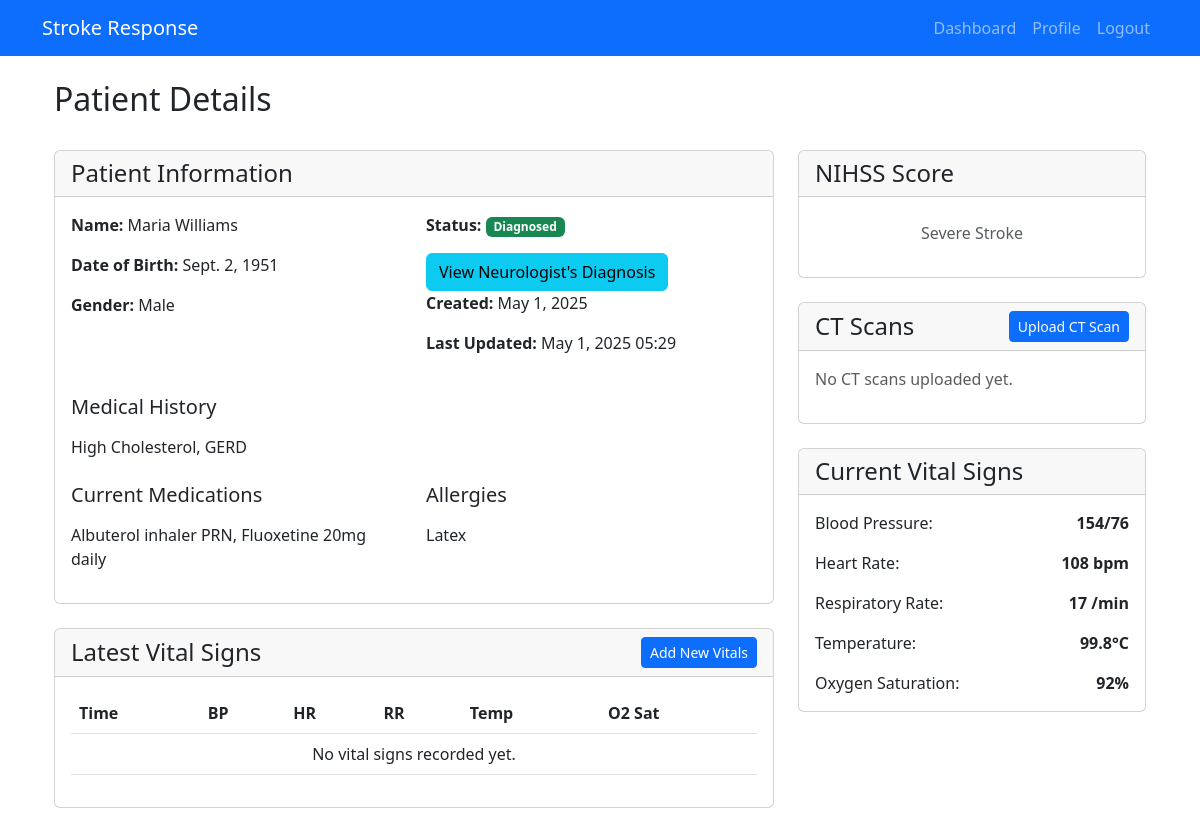
Screenshot of /technician/patients/7/ (signed in) with the database file from the repository.
### technician/models.py (models this page shows, shortened)
class Patient(models.Model):
    STATUS_CHOICES = [
        ('NEW', 'New'),
        ('SUBMITTED', 'Submitted for Review'),
        ('REVIEWED', 'Under Review'),
        ('DIAGNOSED', 'Diagnosed'),
        ('DISCHARGED', 'Discharged'),
    ]
    GENDER_CHOICES = [
        ('M', 'Male'),
        ('F', 'Female'),
        ('O', 'Other'),
    ]
    first_name = models.CharField(max_length=100)
    last_name = models.CharField(max_length=100)
    date_of_birth = models.DateField()
    gender = models.CharField(max_length=1, choices=GENDER_CHOICES)
    contact_number = models.CharField(max_length=15, blank=True)
    address = models.TextField(blank=True)
    emergency_contact_name = models.CharField(max_length=100, blank=True)
    emergency_contact_number = models.CharField(max_length=15, blank=True)
    medical_history = models.TextField(blank=True)
    current_medications = models.TextField(blank=True)
    allergies = models.TextField(blank=True)
    blood_pressure_systolic = models.IntegerField(validators=[MinValueValidator(0), MaxValueValidator(300)])
    blood_pressure_diastolic = models.IntegerField(validators=[MinValueValidator(0), MaxValueValidator(200)])
    heart_rate = models.IntegerField(validators=[MinValueValidator(0), MaxValueValidator(300)])
    respiratory_rate = models.IntegerField(validators=[MinValueValidator(0), MaxValueValidator(100)])
    temperature = models.DecimalField(max_digits=4, decimal_places=1)
    oxygen_saturation = models.IntegerField(validators=[MinValueValidator(0), MaxValueValidator(100)])
    glasgow_coma_scale = models.IntegerField(validators=[MinValueValidator(3), MaxValueValidator(15)])
    chief_complaint = models.TextField()
    notes = models.TextField(blank=True)
    status = models.CharField(max_length=20, choices=STATUS_CHOICES, default='NEW')
    technician = models.ForeignKey(User, on_delete=models.CASCADE, related_name='patients')
    created_at = models.DateTimeField(auto_now_add=True)
    updated_at = models.DateTimeField(auto_now=True)
    class Meta:
        ordering = ['-created_at']

### technician/views.py (the view, shortened to what this page needs)
# urls.py: path('patients/<int:pk>/', views.patient_detail, name='patient_detail'),
@login_required
@user_passes_test(is_technician)
def patient_detail(request, pk):
    patient = get_object_or_404(
        Patient.objects.prefetch_related(
            Prefetch(
                'consultations',
                queryset=Consultation.objects.select_related('neurologist').order_by('-created_at')
            ),
            'vital_signs_logs',
            'ct_scans'
        ),
        pk=pk
    )
    vital_signs = patient.vital_signs_logs.all()[:5]
    context = {
        'patient': patient,
        'vital_signs': vital_signs,
    }
    return render(request, 'technician/patient_detail.html', context)

### technician/templates/technician/patient_detail.html (shortened to what this page needs)
{% extends "base.html" %}
{% block content %}
<div class="container">
    <div class="row mb-4">
        <div class="col-md-12">
            <div class="d-flex justify-content-between align-items-center">
                <h2>Patient Details</h2>
            </div>
        </div>
    </div>
    <div class="row">
        <div class="col-md-8">
            <div class="card mb-4">
                <div class="card-header">
                    <h4 class="mb-0">Patient Information</h4>
                </div>
                <div class="card-body">
                    <div class="row">
                        <div class="col-md-6">
                            <p><strong>Name:</strong> {{ patient.first_name }} {{ patient.last_name }}</p>
                            <p><strong>Date of Birth:</strong> {{ patient.date_of_birth }}</p>
                            <p><strong>Gender:</strong> {{ patient.get_gender_display }}</p>
                        </div>
                        <div class="col-md-6">
                            <p><strong>Status:</strong>
                                <span class="badge {% if patient.status == 'DRAFT' %}bg-primary
                                    {% elif patient.status == 'SUBMITTED' %}bg-warning
                                    {% elif patient.status == 'DIAGNOSED' %}bg-success
                                    {% else %}bg-secondary{% endif %}">
                                    {{ patient.get_status_display }}
                                </span>
                            </p>
                            {% if patient.status == 'DIAGNOSED' %}
                            <div class="mt-3">
                                <button type="button" class="btn btn-info" data-bs-toggle="collapse" data-bs-target="#diagnosisDetails">
                                     View Neurologist's Diagnosis
                                </button>
                            </div>
                            {% endif %}
                            <p><strong>Created:</strong> {{ patient.created_at|date:"F j, Y" }}</p>
                            <p><strong>Last Updated:</strong> {{ patient.updated_at|date:"F j, Y H:i" }}</p>
                        </div>
                    </div>
                    <h5 class="mt-4">Medical History</h5>
                    <p>{{ patient.medical_history|linebreaks|default:"No medical history recorded." }}</p>
                    <div class="row mt-4">
                        <div class="col-md-6">
                            <h5>Current Medications</h5>
                            <p>{{ patient.current_medications|linebreaks|default:"No medications recorded." }}</p>
                        </div>
                        <div class="col-md-6">
                            <h5>Allergies</h5>
                            <p>{{ patient.allergies|linebreaks|default:"No allergies recorded." }}</p>
                        </div>
                    </div>
                </div>
            </div>
            <div class="card mb-4">
                <div class="card-header d-flex justify-content-between align-items-center">
                    <h4 class="mb-0">Latest Vital Signs</h4>
                    <button class="btn btn-sm btn-primary" type="button" data-bs-toggle="collapse" data-bs-target="#newVitalsForm">
                        Add New Vitals
                    </button>
                </div>
                <div class="card-body">
                    <div class="table-responsive">
                        <table class="table table-hover">
                            <thead>
                                <tr>
                                    <th>Time</th>
                                    <th>BP</th>
                                    <th>HR</th>
                                    <th>RR</th>
                                    <th>Temp</th>
                                    <th>O2 Sat</th>
                                </tr>
                            </thead>
                            <tbody>
                                {% for log in vital_signs_logs %}
                                <tr>
                                    <td>{{ log.timestamp|date:"H:i" }}</td>
                                    <td>{{ log.blood_pressure_systolic }}/{{ log.blood_pressure_diastolic }}</td>
                                    <td>{{ log.heart_rate }}</td>
                                    <td>{{ log.respiratory_rate }}</td>
                                    <td>{{ log.temperature }}°C</td>
                                    <td>{{ log.oxygen_saturation }}%</td>
                                </tr>
                                {% empty %}
                                <tr>
                                    <td colspan="6" class="text-center">No vital signs recorded yet.</td>
                                </tr>
                                {% endfor %}
                            </tbody>
                        </table>
                    </div>
                </div>
            </div>
        </div>
        <div class="col-md-4">
            <div class="card mb-4">
                <div class="card-header">
                    <h4 class="mb-0">NIHSS Score</h4>
                </div>
                <div class="card-body">
                    <div class="text-center">
                        <p class="text-muted">
                            {% if patient.nihss_score <= 4 %}Minor Stroke
                            {% elif patient.nihss_score <= 15 %}Moderate Stroke
                            {% else %}Severe Stroke{% endif %}
                        </p>
                    </div>
                </div>
            </div>
            <div class="card mb-4">
                <div class="card-header d-flex justify-content-between align-items-center">
                    <h4 class="mb-0">CT Scans</h4>
                    <button class="btn btn-sm btn-primary" type="button" data-bs-toggle="collapse" data-bs-target="#newCTScanForm">
                         Upload CT Scan
                    </button>
                </div>
                <div class="card-body">
                    {% if patient.ct_scans.exists %}
                        <div class="list-group">
                        {% for ct_scan in patient.ct_scans.all %}
                            <div class="list-group-item">
                                <div class="d-flex w-100 justify-content-between">
                                    <h6 class="mb-1">CT Scan - {{ ct_scan.date_taken|date:"F j, Y" }}</h6>
                                    <small>{{ ct_scan.uploaded_at|timesince }} ago</small>
                                </div>
                                <a href="{{ ct_scan.image.url }}" target="_blank">
                                    <img src="{{ ct_scan.image.url }}" class="img-thumbnail mt-2" alt="CT Scan">
                                </a>
                                {% if ct_scan.description %}
                                    <p class="mb-1 text-muted small">{{ ct_scan.description }}</p>
                                {% endif %}
                            </div>
                        {% endfor %}
                        </div>
                    {% else %}
                        <p class="text-muted">No CT scans uploaded yet.</p>
                    {% endif %}
                </div>
            </div>
            <div class="card">
                <div class="card-header">
                    <h4 class="mb-0">Current Vital Signs</h4>
                </div>
                <div class="card-body">
                    <div class="d-flex justify-content-between mb-3">
                        <span>Blood Pressure:</span>
                        <strong>{{ patient.blood_pressure_systolic }}/{{ patient.blood_pressure_diastolic }}</strong>
                    </div>
                    <div class="d-flex justify-content-between mb-3">
                        <span>Heart Rate:</span>
                        <strong>{{ patient.heart_rate }} bpm</strong>
                    </div>
                    <div class="d-flex justify-content-between mb-3">
                        <span>Respiratory Rate:</span>
                        <strong>{{ patient.respiratory_rate }} /min</strong>
                    </div>
                    <div class="d-flex justify-content-between mb-3">
                        <span>Temperature:</span>
                        <strong>{{ patient.temperature }}°C</strong>
                    </div>
                    <div class="d-flex justify-content-between">
                        <span>Oxygen Saturation:</span>
                        <strong>{{ patient.oxygen_saturation }}%</strong>
                    </div>
                </div>
            </div>
        </div>
    </div>
</div>
{% endblock %}

### rows the page displays
Patient: first_name "Maria", last_name "Williams", date_of_birth "Sept. 2, 1951", gender "Male", status "Diagnosed", created_at "May 1, 2025", updated_at "May 1, 2025 05:29", medical_history "High Cholesterol, GERD", current_medications "Albuterol inhaler PRN, Fluoxetine 20mg daily", allergies "Latex", blood_pressure_systolic "154", blood_pressure_diastolic "76", heart_rate "108", respiratory_rate "17", temperature "99.8", oxygen_saturation "92"
